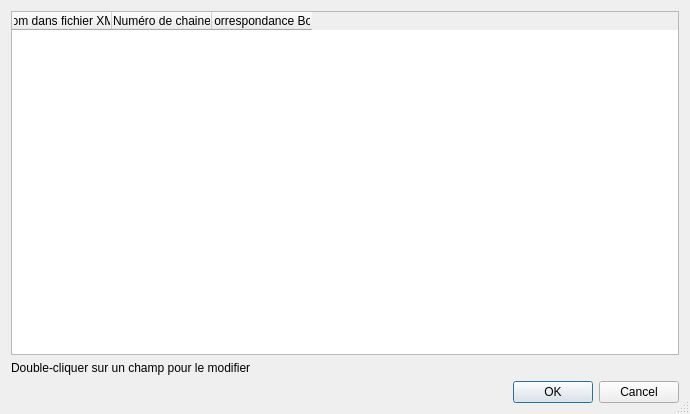
<ui version="4.0" >
 <class>Canaux</class>
 <widget class="QDialog" name="Canaux" >
  <property name="geometry" >
   <rect>
    <x>0</x>
    <y>0</y>
    <width>690</width>
    <height>414</height>
   </rect>
  </property>
  <property name="windowTitle" >
   <string>Canaux</string>
  </property>
  <property name="sizeGripEnabled" >
   <bool>true</bool>
  </property>
  <layout class="QGridLayout" >
   <item row="0" column="0" >
    <widget class="QTableWidget" name="table" >
     <column>
      <property name="text" >
       <string>Nom dans fichier XML</string>
      </property>
     </column>
     <column>
      <property name="text" >
       <string>Numéro de chaine</string>
      </property>
     </column>
     <column>
      <property name="text" >
       <string>Correspondance Box</string>
      </property>
     </column>
    </widget>
   </item>
   <item row="2" column="0" >
    <widget class="QDialogButtonBox" name="buttonBox" >
     <property name="standardButtons" >
      <set>QDialogButtonBox::Cancel|QDialogButtonBox::NoButton|QDialogButtonBox::Ok</set>
     </property>
    </widget>
   </item>
   <item row="1" column="0" >
    <widget class="QLabel" name="label" >
     <property name="text" >
      <string>Double-cliquer sur un champ pour le modifier </string>
     </property>
    </widget>
   </item>
  </layout>
 </widget>
 <resources/>
 <connections/>
</ui>
